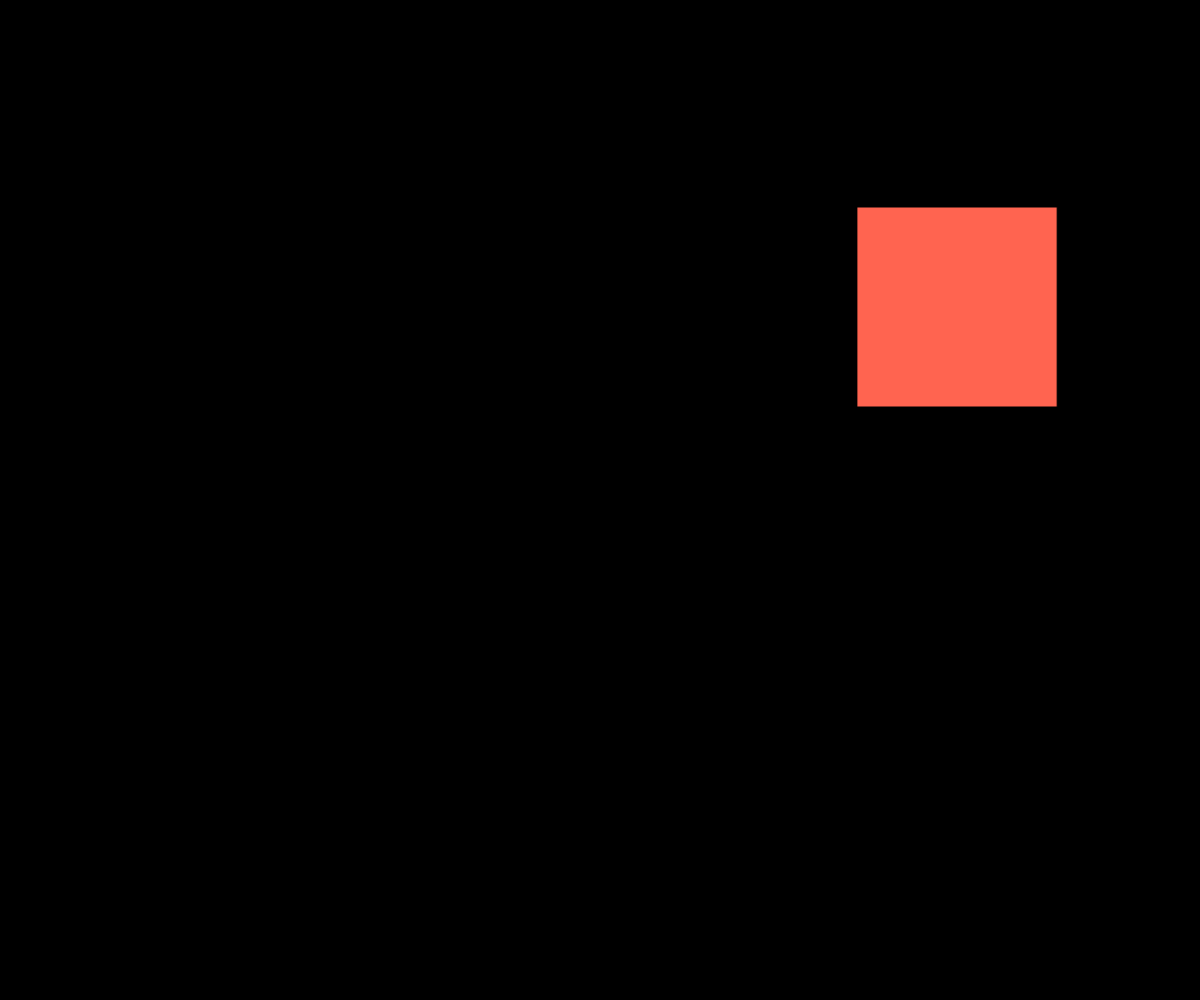
Frame 1 (no input)
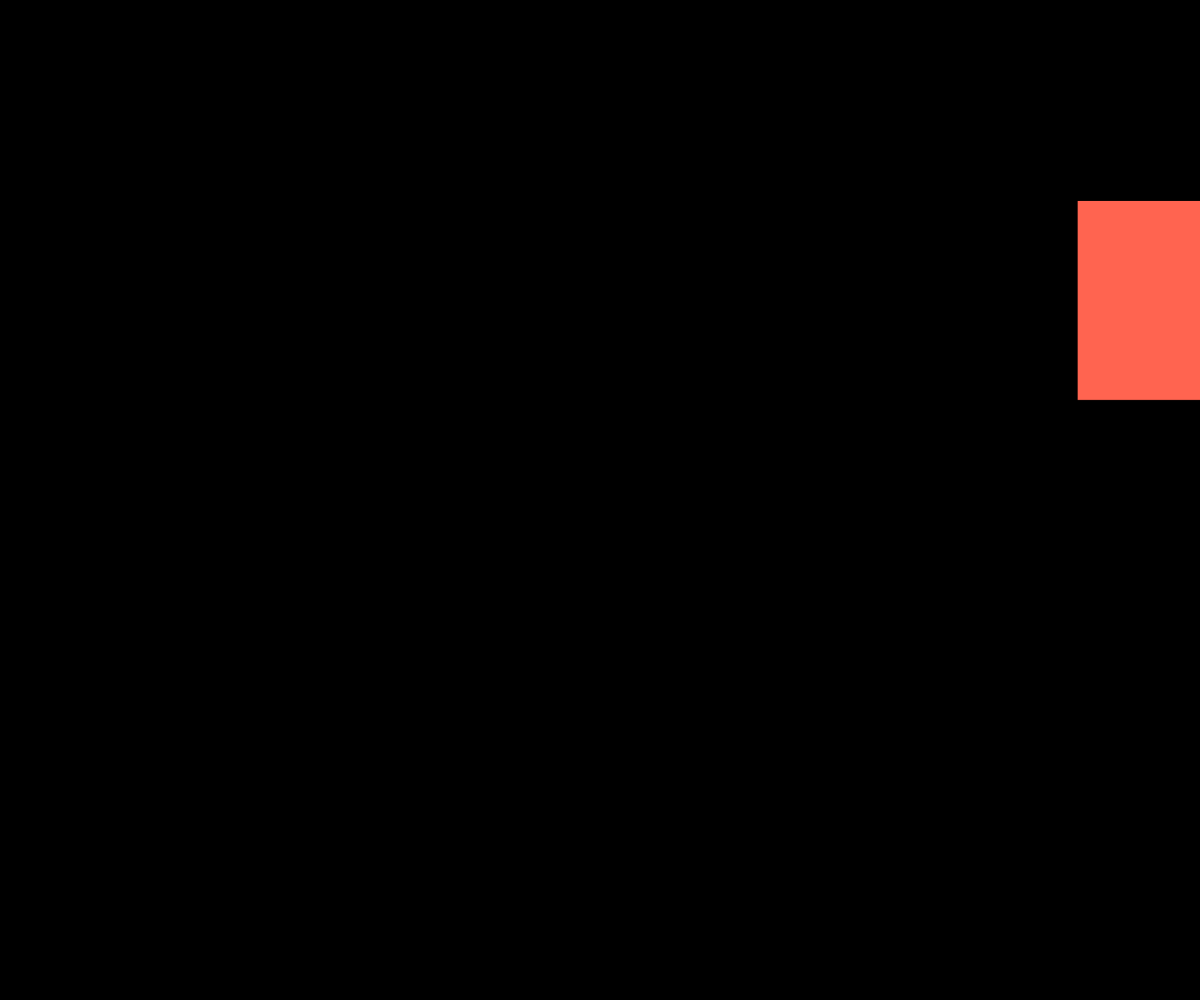
Frame 60 (no input)
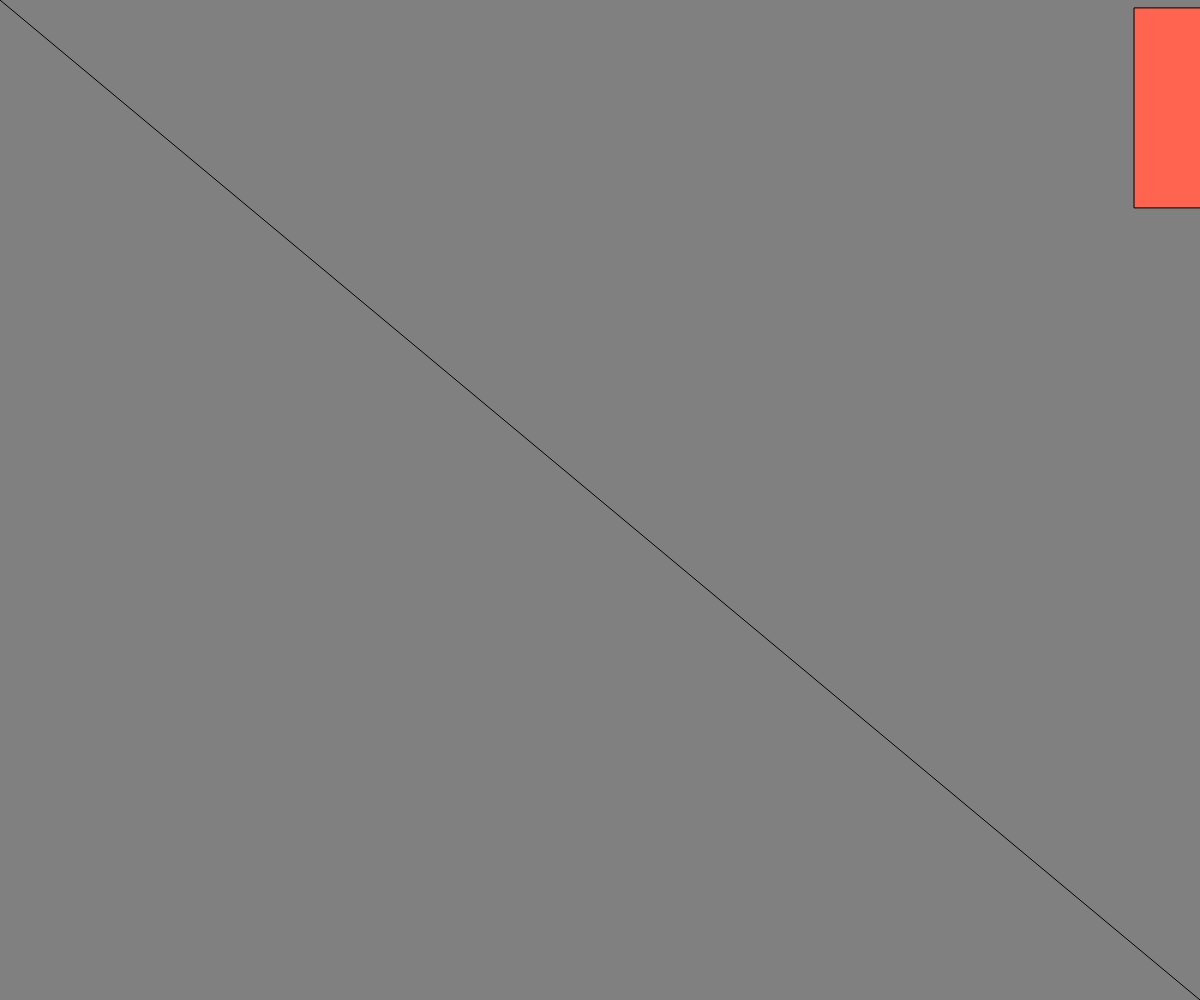
Frame 120 (the mouse pressed at the canvas centre since frame 60)

The p5.js sketch that drew these frames (run headless with seeded random() and noise() and a simulated clock; from frame 60 on, the mouse is pressed at the canvas centre):

// p5.js sketch
// ── sketch.js
var r = 255;
var b = 80;
var g = 100;

function setup() {
  createCanvas(window.innerWidth, window.innerHeight);
}

function draw() {
  c = map(mouseX, 0, width, 0, 255);
  background(c);

  negC = map(mouseX, 0, width, 255, 0);

  sw = map(mouseX, 0, width, 0, 10);

  stroke(negC);
  strokeWeight(sw);
  line(mouseX, mouseY, pmouseX, pmouseY);

  stroke(0);
  strokeWeight(1);
  fill(255, 255, 255, negC);

  line(0, 0, width, height);

  fill(r, g, b);
  rect(random(0, windowWidth), random(0, windowHeight), 200, 200);
}

function windowResized() {
  resizeCanvas(windowWidth, windowHeight);
  r = width;
  g = width/2;
  b = width/2;
};
